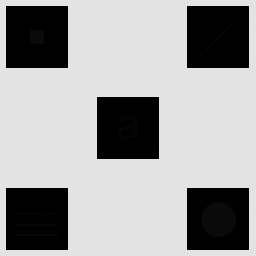
#> input picture Lista2/hidden-symbols.tif, 256 x 256 px, found by its file name
$ python cw8.py
#> lines starting #> are read from the running program, lines starting #| are printed output that depends on the picture
import cv2
import numpy as np
import matplotlib.pyplot as plt

# Wczytaj obraz
img = cv2.imread('Lista2/hidden-symbols.tif', cv2.IMREAD_GRAYSCALE)
#> img is the input picture: shape (256, 256); min 0, max 228, mean 160.7
if img is None:
    raise FileNotFoundError("Nie udało się wczytać obrazu.")

# Parametry masek do testu
mask_sizes = [3, 8, 15]

plt.figure(figsize=(12, 10))

for i, size in enumerate(mask_sizes):
    # CLAHE – lokalne wyrównywanie histogramu
    clahe = cv2.createCLAHE(clipLimit=100.0, tileGridSize=(size, size))
    clahe_img = clahe.apply(img)

    # Lokalna poprawa jakości (lokalne rozciąganie histogramu)
    local_mean = cv2.blur(img.astype(np.float32), (size, size))
    local_sqmean = cv2.blur(np.square(img.astype(np.float32)), (size, size))
    local_std = np.sqrt(local_sqmean - local_mean ** 2)
    enhanced_img = np.clip((img - local_mean) / (local_std + 1e-5) * 32 + 128, 0, 255).astype(np.uint8)

    # Wyświetl wyniki
    plt.subplot(len(mask_sizes), 3, i*3 + 1)
    plt.imshow(img, cmap='gray')
    plt.title(f'Oryginał (mask={size})')
    plt.axis('off')

    plt.subplot(len(mask_sizes), 3, i*3 + 2)
    plt.imshow(clahe_img, cmap='gray')
    plt.title(f'CLAHE (mask={size}x{size})')
    plt.axis('off')

    plt.subplot(len(mask_sizes), 3, i*3 + 3)
    plt.imshow(enhanced_img, cmap='gray')
    plt.title(f'Lokalna statystyka (mask={size}x{size})')
    plt.axis('off')
#> this loop made 3 passes
#> pass 1, `clahe_img = clahe.apply(img)`:
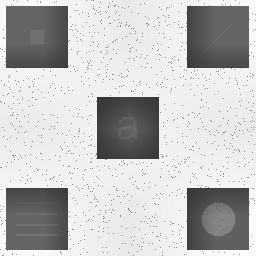
#> clahe_img: shape (256, 256); min 54, max 253, mean 192.9
#> pass 1, `local_mean = cv2.blur(img.astype(np.float32), (size, size))`:
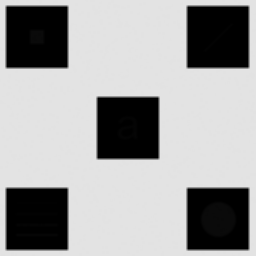
#> local_mean: shape (256, 256) float32; min 0, max 227.3, mean 160.7
#> pass 1, `local_sqmean = cv2.blur(np.square(img.astype(np.float32)), (size, size))`:
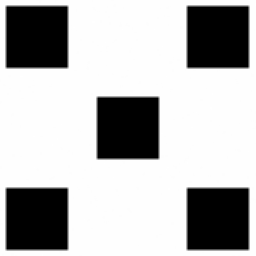
#> local_sqmean: shape (256, 256) float32; min 0, max 51680.7, mean 36419; drawn with min black and max white
#> pass 1, `local_std = np.sqrt(local_sqmean - local_mean ** 2)`:
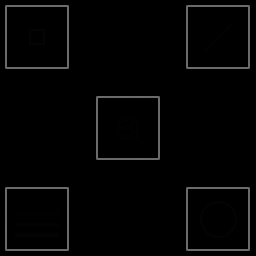
#> local_std: shape (256, 256) float32; min 0, max 112.9, mean 4.2

plt.tight_layout()
plt.show()
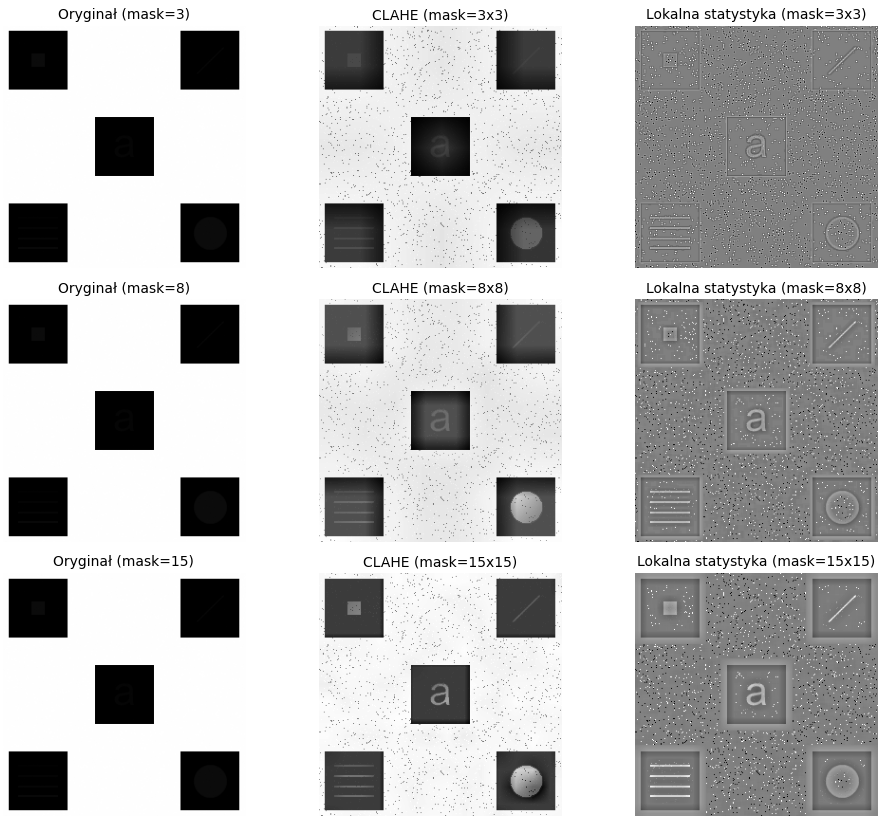
#> figure drawn by matplotlib, 9 panels
